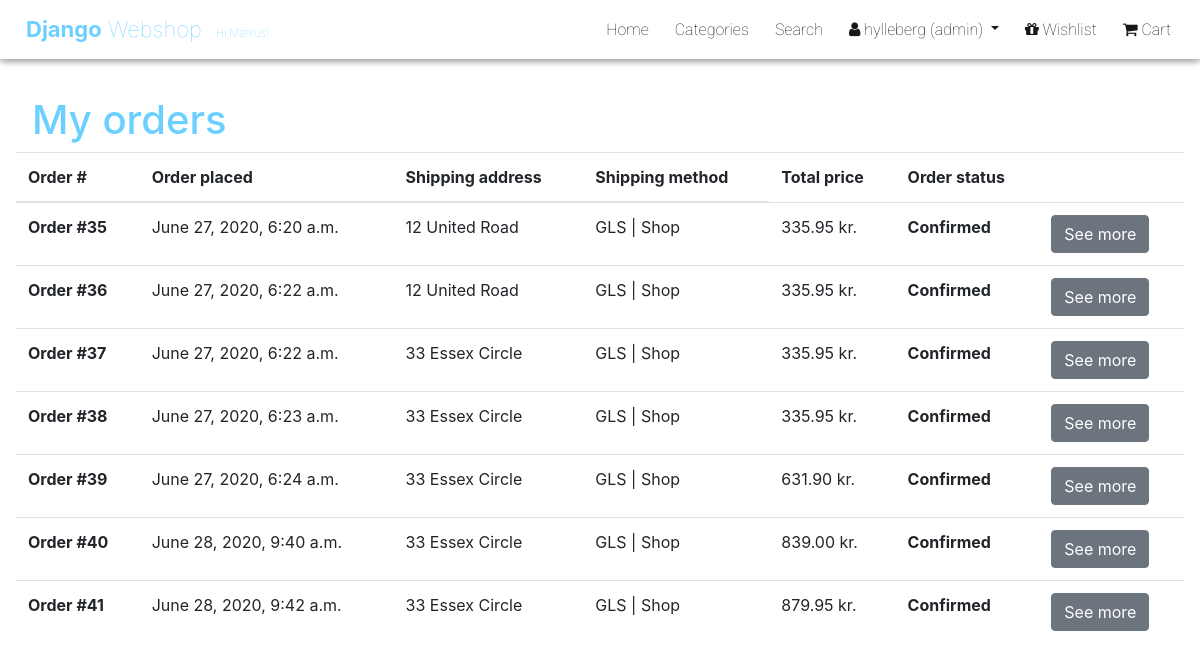
Screenshot of /shop/orders/ (signed in) with the database file from the repository.
### shop/models.py (models this page shows, shortened)
class Invoice(models.Model):
    user = models.ForeignKey(User, null=True, on_delete=models.SET_NULL)
    shipping_method = models.ForeignKey(ShippingMethod, null=True, on_delete=models.SET_NULL)
    transaction_datetime = models.DateTimeField(default=datetime.now, blank=True)
    total_price = models.DecimalField(max_digits=19, decimal_places=2)
    shipping_address = models.CharField(max_length=200)
    shipping_city = models.CharField(max_length=120)
    shipping_country = models.CharField(max_length=100)
    status = models.CharField(max_length=20, default='Confirmed')

class ShippingMethod(models.Model):
    shipping_method = models.CharField(max_length=120)
    price = models.DecimalField(max_digits=10, decimal_places=2)

### shop/views.py (the view)
# urls.py: path('orders/', views.orders, name='orders'),
def orders(req):
    orders = Invoice.objects.filter(user=req.user)
    context = {
        'orders': orders
    }
    return render(req, 'pages/user/my_orders.html', context)

### shop/templates/pages/user/my_orders.html (shortened to what this page needs)
{% extends '_base.html' %}
{% block content %}
    <div class="space-for-nav p-3">
        <h1 class="px-3 dws-blue">My orders</h1>
            <table class="table">
            <thead>
                <tr>
                <th scope="col">Order #</th>
                <th scope="col">Order placed</th>
                <th scope="col">Shipping address</th>
                <th scope="col">Shipping method</th>
                <td scope="col"><b>Total price</b></th>
                <td scope="col"><b>Order status</b></th>
                <td scope="col"></th>
                </tr>
            </thead>
            <tbody>
                {% for order in orders %}
                    <tr>
                        <th scope="row">Order #{{ order.id }}</th>
                        <td>{{ order.transaction_datetime }}</td>
                        <td>{{ order.shipping_address }}</td>
                        <td>{{ order.shipping_method.shipping_method }}</td>
                        <td>{{ order.total_price }} kr.</td>
                        <th scope="row">{{ order.status }}</th>
                        <td>
                        <form action="{% url 'shop:order_detail' %}" method="POST">
                            <button class="btn btn-secondary">See more</button>
                        </form>
                        </td>
                    </tr>
                {% endfor %}
            </tbody>
            </table>
    </div>
{% endblock %}

### templates/_base.html (shortened to what this page needs)
{% load static %}
<!DOCTYPE html>
<html lang="en">
<head>
    <link rel="stylesheet" href="https://stackpath.bootstrapcdn.com/bootstrap/4.3.1/css/bootstrap.min.css">
    <link rel="stylesheet" href="https://stackpath.bootstrapcdn.com/font-awesome/4.7.0/css/font-awesome.min.css">
    <link rel="stylesheet" href="{% static 'css/app.css' %}">
</head>
<body>
    {% if user.is_authenticated %}
        {% if user.is_superuser %}
            <nav class="navbar fixed-top navbar-expand-lg navbar-light bg-dark brand px-3">
                <a class="navbar-brand" href={% url 'shop:index' %}><p class="brand-slogan"><b>Django</b> Webshop <span class="very-small-text ml-2">Hi {{ user.first_name }}!</span></p></a>
                <div class="collapse navbar-collapse" id="navbarSupportedContent">
                    <ul class="navbar-nav ml-auto">
                        <li class="nav-item">
                            <a class="nav-link" href={% url 'shop:index' %}>Home <span class="sr-only">(current)</span></a>
                        </li>
                        <li class="nav-item">
                            <a class="nav-link" href={% url 'shop:categories' %}>Categories <span class="sr-only">(current)</span></a>
                        </li>
                        <li class="nav-item">
                            <a class="nav-link" href={% url 'shop:search' %}>Search <span class="sr-only">(current)</span></a>
                        </li>
                        <li class="nav-item dropdown">
                            <a class="nav-link dropdown-toggle" href="#" id="navbarDropdown" role="button" data-toggle="dropdown" aria-haspopup="true" aria-expanded="false">
                            <i class="fa fa-user"></i> {{ user }} (admin)
                            </a>
                        </li>
                        <li class="nav-item">
                            <a class="nav-link" href={% url 'shop:wishlist' %}><i class="fa fa-gift"></i> Wishlist<span class="sr-only">(current)</span></a>
                        </li>
                        <li class="nav-item">
                            <a class="nav-link" href={% url 'shop:cart' %}><i class="fa fa-shopping-cart"></i> Cart<span class="sr-only">(current)</span></a>
                        </li>
                    </ul>
                </div>
            </nav>
        {% endif %}
    {% endif %}
    {% block content %}
    {% endblock %}
</body>
</html>

### django_webshop/static/css/app.css (style rules this page uses)
.very-small-text { font-size: 11px; }
.navbar { background-color: white!important; box-shadow: 0 3px 6px rgba(0,0,0,0.16), 0 3px 6px rgba(0,0,0,0.23); }
.navbar-brand { color: rgb(24, 24, 24)!important; font-weight: 900; font-size: 30px; }
.nav-item a { color: rgb(24, 24, 24)!important; font-family: 'Roboto', sans-serif; font-weight: 100; margin: 0 5px!important; }
.space-for-nav { margin-top: 80px; border-radius: 3px!important; }
.brand-slogan { font-weight: 100!important; font-size: 22px; margin: 0px 0 0 10px; color: rgb(107, 208, 255)!important; }
b { font-weight: 700!important; }
.dws-blue { color: rgb(107, 208, 255)!important; }

### rows the page displays
Invoice: id "35", transaction_datetime "June 27, 2020, 6:20 a.m.", shipping_address "12 United Road", shipping_method.shipping_method "GLS | Shop", total_price "335.95", status "Confirmed"
Invoice: id "36", transaction_datetime "June 27, 2020, 6:22 a.m.", shipping_address "12 United Road", shipping_method.shipping_method "GLS | Shop", total_price "335.95", status "Confirmed"
Invoice: id "37", transaction_datetime "June 27, 2020, 6:22 a.m.", shipping_address "33 Essex Circle", shipping_method.shipping_method "GLS | Shop", total_price "335.95", status "Confirmed"
Invoice: id "38", transaction_datetime "June 27, 2020, 6:23 a.m.", shipping_address "33 Essex Circle", shipping_method.shipping_method "GLS | Shop", total_price "335.95", status "Confirmed"
Invoice: id "39", transaction_datetime "June 27, 2020, 6:24 a.m.", shipping_address "33 Essex Circle", shipping_method.shipping_method "GLS | Shop", total_price "631.90", status "Confirmed"
Invoice: id "40", transaction_datetime "June 28, 2020, 9:40 a.m.", shipping_address "33 Essex Circle", shipping_method.shipping_method "GLS | Shop", total_price "839.00", status "Confirmed"
Invoice: id "41", transaction_datetime "June 28, 2020, 9:42 a.m.", shipping_address "33 Essex Circle", shipping_method.shipping_method "GLS | Shop", total_price "879.95", status "Confirmed"

### other values shown
{{ user.first_name }} "Markus"
{{ user }} "hylleberg"
